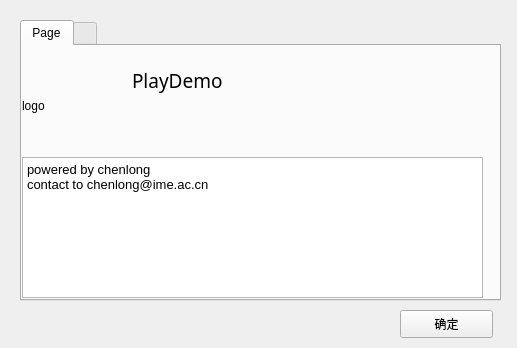
<?xml version="1.0" encoding="UTF-8"?>
<ui version="4.0">
 <class>About</class>
 <widget class="QWidget" name="About">
  <property name="geometry">
   <rect>
    <x>0</x>
    <y>0</y>
    <width>517</width>
    <height>348</height>
   </rect>
  </property>
  <property name="windowTitle">
   <string>Form</string>
  </property>
  <widget class="QPushButton" name="pushButton">
   <property name="geometry">
    <rect>
     <x>400</x>
     <y>310</y>
     <width>93</width>
     <height>28</height>
    </rect>
   </property>
   <property name="text">
    <string>确定</string>
   </property>
  </widget>
  <widget class="QTabWidget" name="tabWidget">
   <property name="geometry">
    <rect>
     <x>20</x>
     <y>20</y>
     <width>481</width>
     <height>281</height>
    </rect>
   </property>
   <property name="currentIndex">
    <number>0</number>
   </property>
   <widget class="QWidget" name="tab">
    <attribute name="title">
     <string>Page</string>
    </attribute>
    <widget class="QTextBrowser" name="textBrowser">
     <property name="geometry">
      <rect>
       <x>0</x>
       <y>111</y>
       <width>461</width>
       <height>141</height>
      </rect>
     </property>
     <property name="html">
      <string>&lt;!DOCTYPE HTML PUBLIC &quot;-//W3C//DTD HTML 4.0//EN&quot; &quot;http://www.w3.org/TR/REC-html40/strict.dtd&quot;&gt;
&lt;html&gt;&lt;head&gt;&lt;meta name=&quot;qrichtext&quot; content=&quot;1&quot; /&gt;&lt;style type=&quot;text/css&quot;&gt;
p, li { white-space: pre-wrap; }
&lt;/style&gt;&lt;/head&gt;&lt;body style=&quot; font-family:'SimSun'; font-size:9pt; font-weight:400; font-style:normal;&quot;&gt;
&lt;p style=&quot; margin-top:0px; margin-bottom:0px; margin-left:0px; margin-right:0px; -qt-block-indent:0; text-indent:0px;&quot;&gt;&lt;span style=&quot; font-size:10pt;&quot;&gt;powered by chenlong&lt;/span&gt;&lt;/p&gt;
&lt;p style=&quot; margin-top:0px; margin-bottom:0px; margin-left:0px; margin-right:0px; -qt-block-indent:0; text-indent:0px;&quot;&gt;&lt;span style=&quot; font-size:10pt;&quot;&gt;contact to chenlong@ime.ac.cn&lt;/span&gt;&lt;/p&gt;&lt;/body&gt;&lt;/html&gt;</string>
     </property>
    </widget>
    <widget class="QLabel" name="LogoLabel">
     <property name="geometry">
      <rect>
       <x>0</x>
       <y>20</y>
       <width>100</width>
       <height>80</height>
      </rect>
     </property>
     <property name="layoutDirection">
      <enum>Qt::LeftToRight</enum>
     </property>
     <property name="text">
      <string>logo</string>
     </property>
     <property name="textFormat">
      <enum>Qt::PlainText</enum>
     </property>
    </widget>
    <widget class="QWidget" name="horizontalLayoutWidget">
     <property name="geometry">
      <rect>
       <x>110</x>
       <y>10</y>
       <width>351</width>
       <height>101</height>
      </rect>
     </property>
     <layout class="QHBoxLayout" name="horizontalLayout">
      <item>
       <layout class="QGridLayout" name="gridLayout">
        <item row="1" column="0">
         <widget class="QLabel" name="VersionLabel">
          <property name="text">
           <string/>
          </property>
         </widget>
        </item>
        <item row="0" column="0">
         <widget class="QLabel" name="label_3">
          <property name="font">
           <font>
            <family>黑体</family>
            <pointsize>14</pointsize>
           </font>
          </property>
          <property name="text">
           <string>PlayDemo</string>
          </property>
         </widget>
        </item>
       </layout>
      </item>
     </layout>
    </widget>
   </widget>
   <widget class="QWidget" name="tab2">
    <attribute name="title">
     <string/>
    </attribute>
    <widget class="QTextBrowser" name="textBrowser_2">
     <property name="geometry">
      <rect>
       <x>10</x>
       <y>20</y>
       <width>441</width>
       <height>221</height>
      </rect>
     </property>
     <property name="html">
      <string>&lt;!DOCTYPE HTML PUBLIC &quot;-//W3C//DTD HTML 4.0//EN&quot; &quot;http://www.w3.org/TR/REC-html40/strict.dtd&quot;&gt;
&lt;html&gt;&lt;head&gt;&lt;meta name=&quot;qrichtext&quot; content=&quot;1&quot; /&gt;&lt;style type=&quot;text/css&quot;&gt;
p, li { white-space: pre-wrap; }
&lt;/style&gt;&lt;/head&gt;&lt;body style=&quot; font-family:'SimSun'; font-size:9pt; font-weight:400; font-style:normal;&quot;&gt;
&lt;p style=&quot; margin-top:0px; margin-bottom:0px; margin-left:0px; margin-right:0px; -qt-block-indent:0; text-indent:0px;&quot;&gt;&lt;span style=&quot; font-size:10pt;&quot;&gt;快捷键	指令&lt;/span&gt;&lt;/p&gt;
&lt;p style=&quot; margin-top:0px; margin-bottom:0px; margin-left:0px; margin-right:0px; -qt-block-indent:0; text-indent:0px;&quot;&gt;&lt;span style=&quot; font-size:10pt;&quot;&gt;----------------------------------&lt;/span&gt;&lt;/p&gt;
&lt;p style=&quot; margin-top:0px; margin-bottom:0px; margin-left:0px; margin-right:0px; -qt-block-indent:0; text-indent:0px;&quot;&gt;&lt;span style=&quot; font-size:10pt;&quot;&gt;Enter	屏幕-&amp;gt;全屏&lt;/span&gt;&lt;/p&gt;
&lt;p style=&quot; margin-top:0px; margin-bottom:0px; margin-left:0px; margin-right:0px; -qt-block-indent:0; text-indent:0px;&quot;&gt;&lt;span style=&quot; font-size:10pt;&quot;&gt;↑	声音-&amp;gt;音量 +&lt;/span&gt;&lt;/p&gt;
&lt;p style=&quot; margin-top:0px; margin-bottom:0px; margin-left:0px; margin-right:0px; -qt-block-indent:0; text-indent:0px;&quot;&gt;&lt;span style=&quot; font-size:10pt;&quot;&gt;↓	声音-&amp;gt;音量 -&lt;/span&gt;&lt;/p&gt;
&lt;p style=&quot; margin-top:0px; margin-bottom:0px; margin-left:0px; margin-right:0px; -qt-block-indent:0; text-indent:0px;&quot;&gt;&lt;span style=&quot; font-size:10pt;&quot;&gt;→	播放-&amp;gt;定位-&amp;gt;步进5 秒&lt;/span&gt;&lt;/p&gt;
&lt;p style=&quot; margin-top:0px; margin-bottom:0px; margin-left:0px; margin-right:0px; -qt-block-indent:0; text-indent:0px;&quot;&gt;&lt;span style=&quot; font-size:10pt;&quot;&gt;←	播放-&amp;gt;定位-&amp;gt;步退5 秒&lt;/span&gt;&lt;/p&gt;&lt;/body&gt;&lt;/html&gt;</string>
     </property>
    </widget>
   </widget>
  </widget>
 </widget>
 <resources/>
 <connections/>
</ui>
